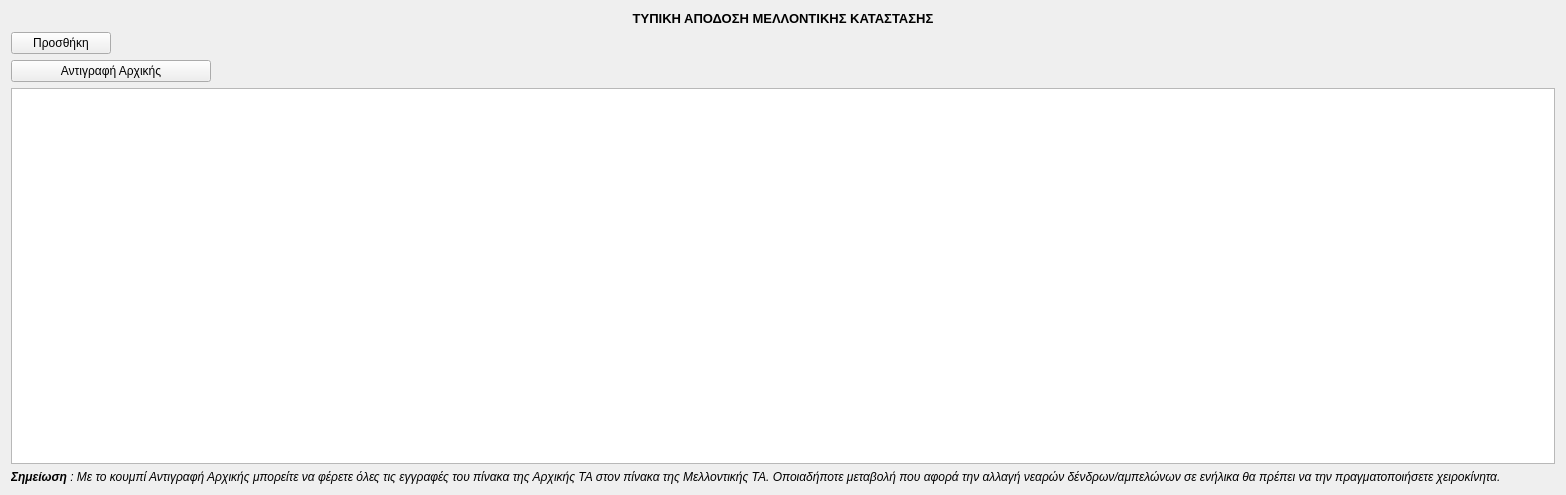
<?xml version="1.0" encoding="UTF-8"?>
<ui version="4.0">
 <class>page_mellontiki</class>
 <widget class="QWidget" name="page_mellontiki">
  <property name="geometry">
   <rect>
    <x>0</x>
    <y>0</y>
    <width>1566</width>
    <height>495</height>
   </rect>
  </property>
  <property name="windowTitle">
   <string>Form</string>
  </property>
  <layout class="QGridLayout" name="gridLayout">
   <item row="0" column="0">
    <layout class="QVBoxLayout" name="verticalLayout">
     <item>
      <widget class="QLabel" name="label">
       <property name="text">
        <string>&lt;html&gt;&lt;head/&gt;&lt;body&gt;&lt;p align=&quot;center&quot;&gt;&lt;span style=&quot; font-size:10pt; font-weight:600;&quot;&gt;ΤΥΠΙΚΗ ΑΠΟΔΟΣΗ ΜΕΛΛΟΝΤΙΚΗΣ ΚΑΤΑΣΤΑΣΗΣ&lt;/span&gt;&lt;/p&gt;&lt;/body&gt;&lt;/html&gt;</string>
       </property>
      </widget>
     </item>
     <item>
      <widget class="QPushButton" name="addbtn_mel">
       <property name="maximumSize">
        <size>
         <width>100</width>
         <height>16777215</height>
        </size>
       </property>
       <property name="text">
        <string>Προσθήκη</string>
       </property>
      </widget>
     </item>
     <item>
      <widget class="QPushButton" name="copybtn">
       <property name="maximumSize">
        <size>
         <width>200</width>
         <height>16777215</height>
        </size>
       </property>
       <property name="text">
        <string>Αντιγραφή Αρχικής</string>
       </property>
      </widget>
     </item>
     <item>
      <widget class="QTableView" name="tableView"/>
     </item>
    </layout>
   </item>
   <item row="1" column="0">
    <widget class="QLabel" name="label_2">
     <property name="text">
      <string>&lt;html&gt;&lt;head/&gt;&lt;body&gt;&lt;p&gt;&lt;span style=&quot; font-weight:600; font-style:italic;&quot;&gt;Σημείωση&lt;/span&gt;&lt;span style=&quot; font-style:italic;&quot;&gt; : Με το κουμπί Αντιγραφή Αρχικής μπορείτε να φέρετε όλες τις εγγραφές του πίνακα της Αρχικής ΤΑ στον πίνακα της Μελλοντικής ΤΑ. Οποιαδήποτε μεταβολή που αφορά την αλλαγή νεαρών δένδρων/αμπελώνων σε ενήλικα θα πρέπει να την πραγματοποιήσετε χειροκίνητα.&lt;/span&gt;&lt;/p&gt;&lt;/body&gt;&lt;/html&gt;</string>
     </property>
    </widget>
   </item>
  </layout>
 </widget>
 <resources/>
 <connections/>
</ui>
